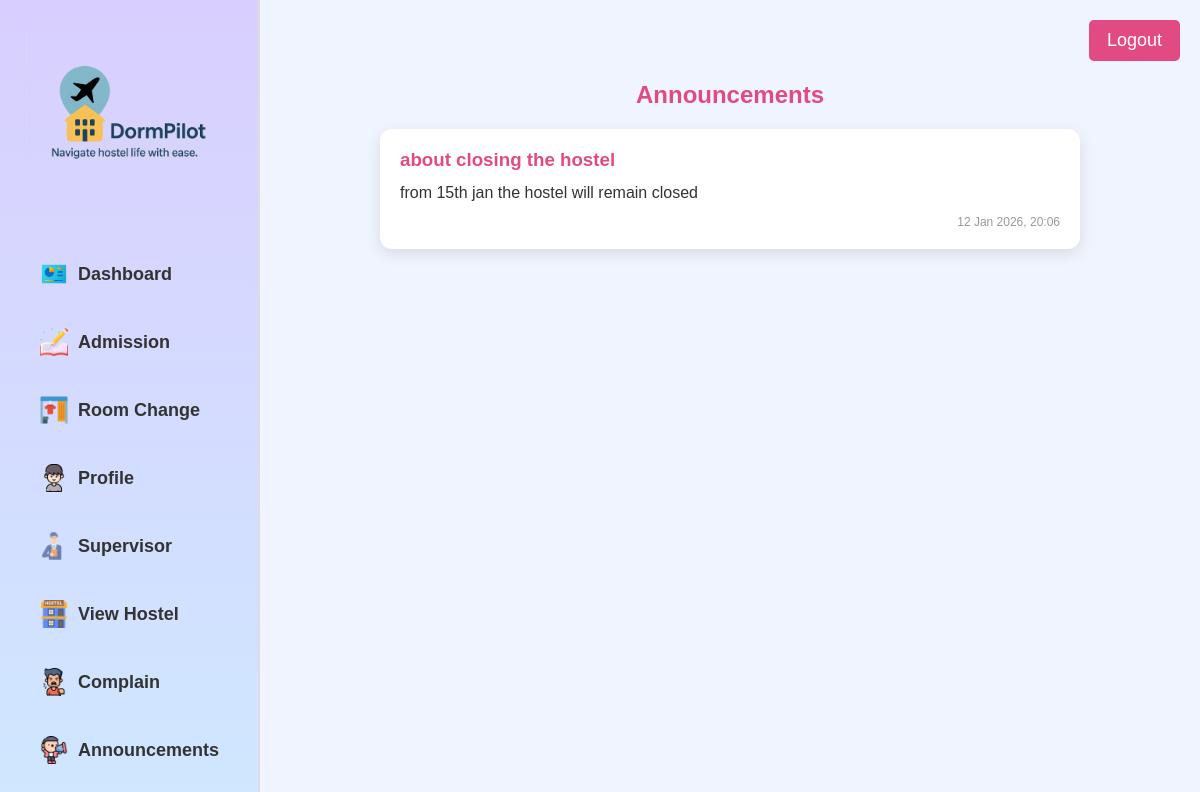
Screenshot of /announcements.php (signed in) with the database file from the repository.
### tables this page shows
CREATE TABLE `announcements` (
  `id` int(11) NOT NULL,
  `supervisor_id` int(11) DEFAULT NULL,
  `title` varchar(255) NOT NULL,
  `message` text NOT NULL,
  `created_at` timestamp NOT NULL DEFAULT current_timestamp()
);

### announcements.php (the view, shortened to what this page needs)
<?php
include "db.php";
$sql = "SELECT * FROM announcements ORDER BY created_at DESC";
$result = mysqli_query($conn, $sql);
$announcements = mysqli_fetch_all($result, MYSQLI_ASSOC);
?>
<!DOCTYPE html>
<html lang="en">
<head>
</head>
<body>
<div class="sidebar">
    <img src="logo.png" class="logo" alt="Logo">
    <a href="dashboard.php"><img src="icons/dashboard.png" class="menu-icon">Dashboard</a>
    <a href="admission.php"><img src="icons/admission.png" class="menu-icon">Admission</a>
    <a href="roomchange.php"><img src="icons/room.png" class="menu-icon">Room Change</a>
    <a href="profile.php"><img src="icons/profile.png" class="menu-icon">Profile</a>
    <a href="supervisor.php"><img src="icons/supervisor.png" class="menu-icon">Supervisor</a>
    <a href="hostel.php"><img src="icons/hostel.png" class="menu-icon">View Hostel</a>
    <a href="complain.php"><img src="icons/complain.png" class="menu-icon">Complain</a>
    <a href="announcements.php"><img src="icons/announcement.png" class="menu-icon">Announcements</a>
</div>
<div class="main-content">
    <div class="top-bar">
        <form action="logout.php" method="post">
            <button class="logout">Logout</button>
        </form>
    </div>
    <div class="announcements">
        <h2 style="text-align:center;color:#e24a84;margin-bottom:20px;">Announcements</h2>
        <?php if(count($announcements) > 0): ?>
            <?php foreach($announcements as $ann): ?>
                <div class="announcement-card">
                    <h3><?php echo htmlspecialchars($ann['title']); ?></h3>
                    <p><?php echo nl2br(htmlspecialchars($ann['message'])); ?></p>
                    <div class="time"><?php echo date("d M Y, H:i", strtotime($ann['created_at'])); ?></div>
                </div>
            <?php endforeach; ?>
        <?php else: ?>
            <p style="text-align:center;color:#666;">No announcements yet.</p>
        <?php endif; ?>
    </div>
</div>
</body>
</html>

### announcements.php (style rules this page uses)
* { box-sizing:border-box;margin:0;padding:0;font-family:Arial; }
body { display:flex;min-height:100vh;background:#f0f4ff; }
.sidebar { width:260px;background: linear-gradient(to bottom, #d9cfff, #cfe7ff); display:flex;flex-direction:column;align-items:center;padding:20px;border-right:2px solid #ddd; }
.sidebar img.logo { width:200px;margin-bottom:20px; }
.sidebar a { width:100%;display:flex;align-items:center;padding:14px 20px;text-decoration:none;color:#333;font-weight:bold;font-size:18px;border-radius:6px;margin:6px 0; }
.sidebar img.menu-icon { width:28px;margin-right:10px; }
.main-content { flex:1;padding:20px; }
.top-bar { display:flex;justify-content:flex-end;margin-bottom:20px; }
.logout { background:#e24a84;color:#fff;border:none;padding:10px 18px;font-size:18px;border-radius:5px;cursor:pointer; }
.announcements { max-width:700px; margin:20px auto; }
.announcement-card { background:#fff; padding:20px; border-radius:12px; box-shadow:0 5px 15px rgba(0,0,0,0.1); margin-bottom:15px; }
.announcement-card h3 { color:#e24a84;margin-bottom:10px; }
.announcement-card p { color:#333;line-height:1.5; }
.announcement-card .time { font-size:12px;color:#999;margin-top:10px;text-align:right; }

### rows the page displays
announcements: title "about closing the hostel", message "from 15th jan the hostel will remain closed", created_at "12 Jan 2026, 20:06"
